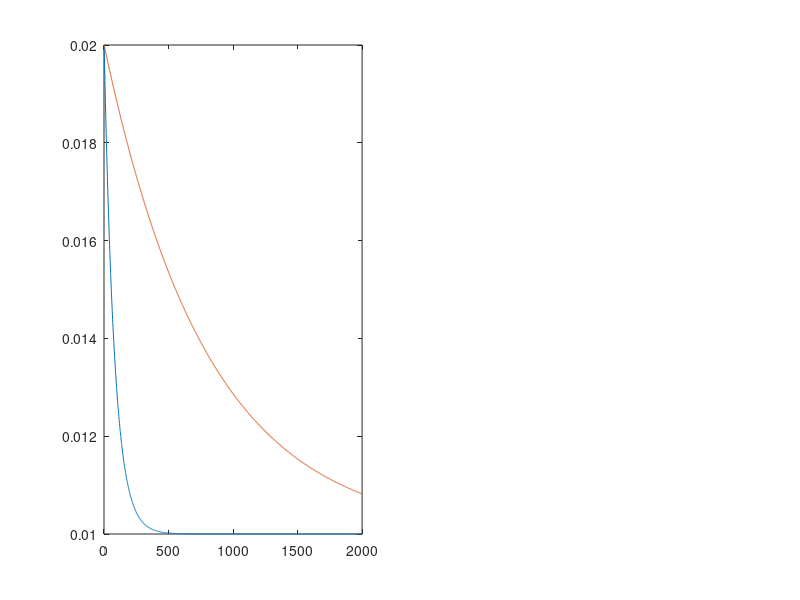

Here is the MATLAB script that generated this plot: (Note: this script raises an error after producing the figure.)
visit_index = 1:1:2000;
a_tau = 80;
a_scale = 0.01;
alpha_by_visit = (a_scale * exp(-(visit_index-1)./a_tau)) + 0.01;
alpha_by_visit_stim = (a_scale * exp(-(visit_index-1)./800)) + 0.01;

figure(1); clf; subplot(121); plot(alpha_by_visit); hold on; plot(alpha_by_visit_stim)

reward_sched = [0.59,0.5,0.37,0.36,0.17,0.15];

[port_colmap] = TNC_CreateRBColormap(6,'grima');

sensitivity = [];

p_reward    = zeros(6,numel(visit_index));
p_stay      = zeros(6,numel(visit_index));
yes_reward  = zeros(1,numel(visit_index));

p_reward(:,1)   = 1/6;
p_stay(:,1)     = 0;

epsilon = 0.1;

opto_on = -1;
live_plot = 0;
decay_model = 'minus_alpha'

figure(7+opto_on); clf;

for mice = 1:25

    p_reward    = zeros(6,numel(visit_index));
    p_stay      = zeros(6,numel(visit_index));
    yes_reward  = zeros(1,numel(visit_index));
    
    p_reward(:,1)   = 1/6;
    p_stay(:,1)     = 0;

    for vi = 2:numel(visit_index)
    
        % pass all estimates from previous step
        p_reward(:,vi)   = p_reward(:,vi-1);
        p_stay(:,vi)     = p_stay(:,vi-1);
    
        p_reward(p_reward(:,vi)<=0,vi)=0.001;
        p_reward(p_reward(:,vi)>1,vi)=1;
    
        % choose option
        if rand(1)<=epsilon
            checked_port(vi) = randperm(6,1);
        else
            checked_port(vi) = randsample(6,1,true,p_reward(:,vi));
        end
    
        % rewarded?
        if rand(1)<=reward_sched(checked_port(vi))
            yes_reward(vi)=1;
        end

        this_alpha = alpha_by_visit(vi);
        
        switch opto_on
            case -1
                if checked_port(vi)>2 && yes_reward(vi)==1
                    this_alpha = alpha_by_visit_stim(vi);
                    title('Worst 4 bump (tau)');
                end
            case 0
                title('Control simulation');            
                
            case 1
                if checked_port(vi)>2 && yes_reward(vi)==1
                    this_alpha = alpha_by_visit(vi)*1.5;
                    title('Worst 4 bump');
                end
            case 2
                if yes_reward(vi)==1
                    this_alpha = alpha_by_visit(vi)*1.5;
                    title('All bump');
                end
            case 3
                if checked_port(vi)>3 && yes_reward(vi)==0
                    this_alpha = 0.01; % this is a way to make beta ~ 1
                    title('Unrewarded opto');
                end
        end
    
    
        switch decay_model
            case 'minus_alpha'
                this_beta = 1-this_alpha;
    
            case 'ind_static'
                this_beta = 0.975;
    
            case 'ind_dynamic'
                this_beta = 1-(2*this_alpha);
    
        end
    
        % update chosen option
        p_reward(checked_port(vi),vi)   = this_alpha*yes_reward(vi) + this_beta*p_reward(checked_port(vi),vi-1);
        p_stay(checked_port(vi),vi)     = this_alpha*yes_reward(vi) + this_beta*p_stay(checked_port(vi),vi-1);
    
        if live_plot || vi == numel(visit_index)
            % plot current estimates
            figure(7+opto_on);
            subplot(1,6,1:2);
            for ports=1:6
                if mice==1
                    plot([1 vi],[reward_sched(ports) reward_sched(ports)],'-','Color',[port_colmap(ports,:)  0.1],'LineWidth',4); hold on;
                end
                plot(1:vi,p_reward(ports,1:vi),'-','Color',[port_colmap(ports,:) 0.2]);
            end
            axis([0 numel(visit_index) 0 1]); box off; xlabel('visits'); ylabel('P^{estim.} (rew)');
        end
    end
    
    for jj=1:6
        exp_rew_probs(jj) = sum(yes_reward(find(checked_port==jj))) ./ numel(find(checked_port==jj));
        chose_probs(jj) = numel(find(checked_port==jj)) ./ numel(visit_index);
    end

    sens_fit = polyfit(log(exp_rew_probs./sum(exp_rew_probs)),log(chose_probs./sum(chose_probs)),1);
    sensitivity(mice) = sens_fit(1);
    
    figure(7+opto_on);
    subplot(1,6,3:4);
    plot([0 1],[0 1],'k--'); hold on;
    quart_inds = [1:400;401:800;801:1200;1201:1600];
    for qi=4
        scatter(reward_sched,median(p_reward(:,quart_inds(qi,:)),2),25*qi,port_colmap,'filled','MarkerFaceAlpha',0.2);
    end
    axis([0 0.8 0 0.8]); box off; ylabel('P^{estim.} (rew)'); xlabel('P(rew)')
    
    figure(7+opto_on);
    subplot(1,6,5:6);
    if mice==1
        hold off;
        plot([-5 0],[-5 0],'k--'); hold on;
    end
    quart_inds = [1:400;401:800;801:1200;1201:1600];
    for qi=4
        scatter(log(exp_rew_probs./sum(exp_rew_probs)),log(chose_probs./sum(chose_probs)),25*qi,port_colmap,'filled','MarkerFaceAlpha',0.2);
    end
    axis([-4 -0.5 -4 -0.5]); box off; xlabel('log reward'); ylabel('log choice');
end

figure(7+opto_on);
subplot(1,6,5:6);
text(-3.5,-1,['s = ' num2str(mean(sensitivity)) ' +/- ' num2str(std(sensitivity))]);

figure(1); subplot(122); plot(alpha_by_visit); hold on; plot(alpha_by_visit_stim)
